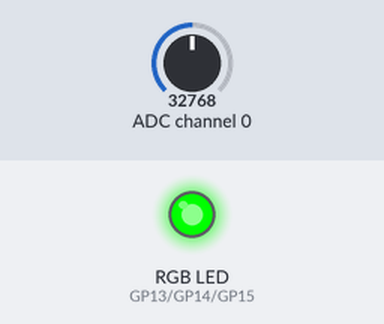
The program below on a simulated Raspberry Pi Pico running MicroPython. Parts: an RGB LED mixed from three pins (HIGH = lit). Inputs (shaded band) come from the test bench; at power-on: ADC channel 0 = 32768 (analog values on the 0–65535 scale). Pins used as bus, display or sensor lines are not drawn; what the program prints to the serial console is not drawn.

Above: at 1.2 s.
1.3 s: ADC channel 0 set to 38560
3.2 s: ADC channel 0 set to 40512
At 4.6 s:
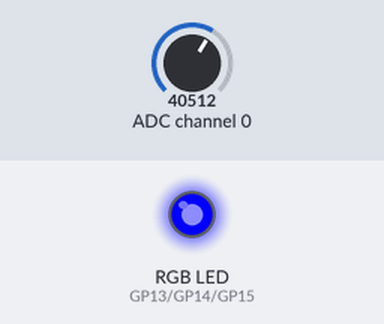
5.5 s: ADC channel 0 set to 42176
At 7.2 s:
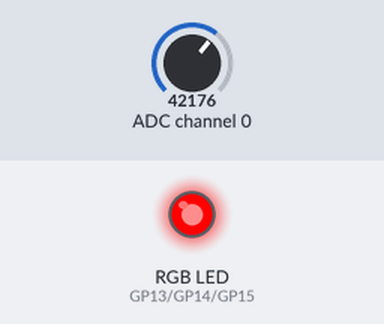
7.5 s: ADC channel 0 set to 32767
At 9.0 s:
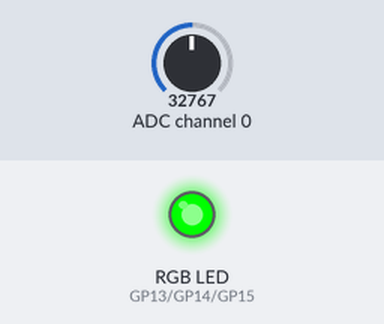
9.5 s: ADC channel 0 set to 45874
At 10.5 s:
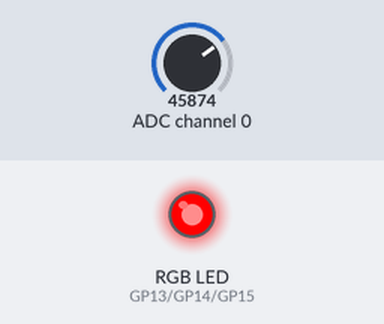
Timing chart, 0 to 12.5 s (numbered marks = the images above; inputs shaded):
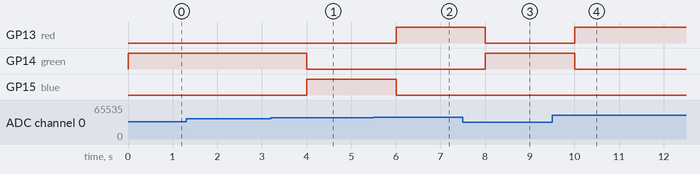

The program:

moisture_rgb.py
```python
from machine import Pin, SPI, PWM
from time import sleep

# MCP3008 SPI setup
spi = SPI(0, baudrate=1000000, polarity=0, phase=0,
          sck=Pin(18), mosi=Pin(19), miso=Pin(16))

cs = Pin(17, Pin.OUT)
cs.value(1)

def read_mcp3008(channel):
    cs.value(0)
    command = bytearray([1, (8 + channel) << 4, 0])
    response = bytearray(3)
    spi.write_readinto(command, response)
    cs.value(1)
    return ((response[1] & 3) << 8) | response[2]

# RGB LED pins
red = PWM(Pin(13))
green = PWM(Pin(14))
blue = PWM(Pin(15))

for led in [red, green, blue]:
    led.freq(1000)

def set_color(r, g, b):
    red.duty_u16(int(r * 65535))
    green.duty_u16(int(g * 65535))
    blue.duty_u16(int(b * 65535))

while True:
    moisture = read_mcp3008(0)

    if moisture >= 650:
        set_color(1, 0, 0)      # Red
        print("Moisture:", moisture, "— WATER ME 😭")

    elif moisture > 615:
        set_color(0, 0, 1)    # Yellow/Orange
        print("Moisture:", moisture, "— Getting thirsty 👀")

    else:
        set_color(0, 1, 0)      # Green
        print("Moisture:", moisture, "— I'm good 🌿")

    sleep(1)
```

Measured:
- the behaviour switches between 39456 and 39472 on ADC channel 0 (found by bisection; images 0 and 1)
- the behaviour switches between 41632 and 41648 on ADC channel 0 (found by bisection; images 1 and 2)
- after the input at 1.3 s, every drawn part: stays the same
- after the input at 3.2 s, GP14 (green): HIGH → LOW after 0.80 s; GP15 (blue): LOW → HIGH after 0.80 s
- after the input at 5.5 s, GP13 (red): LOW → HIGH after 0.50 s; GP15 (blue): HIGH → LOW after 0.50 s
- after the input at 7.5 s, GP13 (red): HIGH → LOW after 0.51 s; GP14 (green): LOW → HIGH after 0.51 s
- after the input at 9.5 s, GP13 (red): LOW → HIGH after 0.51 s; GP14 (green): HIGH → LOW after 0.51 s
